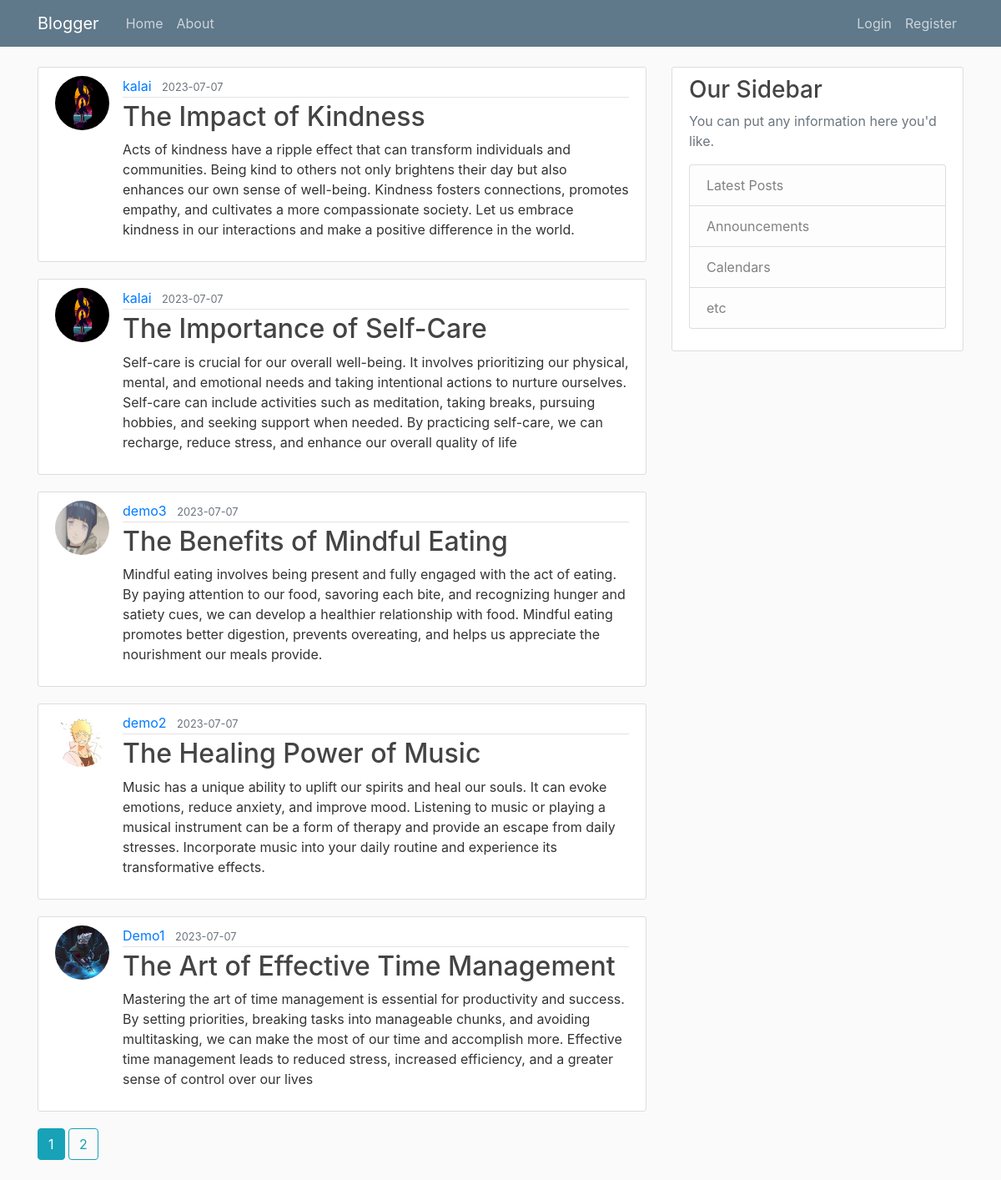
The page /home on the database its author committed.
### flaskblog/models.py (models this page shows, shortened)
class Post(db.Model):
    id = db.Column(db.Integer, primary_key = True)
    title =  db.Column(db.String(120), nullable = False)
    date_posted = db.Column(db.DateTime, nullable=False, default =datetime.utcnow)
    content = db.Column(db.Text, nullable = False)
    user_id = db.Column(db.Integer, db.ForeignKey('user.id'), nullable = False)

class User(db.Model, UserMixin):
    id = db.Column(db.Integer, primary_key = True)
    username = db.Column(db.String(20),unique = True, nullable = False)
    email = db.Column(db.String(120),unique = True, nullable = False)
    image_file = db.Column(db.String(120), nullable = False, default='default.jpg')
    password = db.Column(db.String(60), nullable = False)
    posts = db.relationship('Post', backref='author', lazy=True)

### flaskblog/routes.py (the view)
@app.route('/')
@app.route('/home')
def home():
    page = request.args.get('page',1,type=int)
    posts = Post.query.order_by(Post.date_posted.desc()).paginate(page=page,per_page = 5)
    return render_template('home.html', posts = posts)

### flaskblog/templates/home.html (shortened to what this page needs)
{% extends 'base.html' %}
{% block content %}
    {% for post in posts.items %}
    <article class="media content-section">
      <img class = "rounded-circle article-img" src="{{url_for('static', filename='profile_pic/' + post.author.image_file) }}" >
        <div class="media-body">
          <div class="article-metadata">
            <a class="mr-2" href="{{ url_for('user_post', username=post.author.username) }}">{{ post.author.username }}</a>
            <small class="text-muted">{{ post.date_posted.strftime('%Y-%m-%d') }}</small>
          </div>
          <h2><a class="article-title" href="{{ url_for('post', post_id=post.id) }}">{{ post.title }}</a></h2>
          <p class="article-content">{{ post.content }}</p>
        </div>
      </article>
    {% endfor %}
    {% for page_num in posts.iter_pages(left_edge=1, right_edge=1, left_current=1, right_current=2) %}
      {% if page_num %}
        {% if posts.page == page_num %}
        <a class="btn btn-info mb-4" href="{{url_for('home', page=page_num)}}">{{page_num}}</a>
        {%else%}
        <a class="btn btn-outline-info mb-4" href="{{url_for('home', page=page_num)}}">{{page_num}}</a>
        {% endif %}
      {% endif %}
    {% endfor %}
{% endblock %}

### flaskblog/templates/base.html (shortened to what this page needs)
<!doctype html>
<html lang="en">
  <head>
    <link rel="stylesheet" href="https://maxcdn.bootstrapcdn.com/bootstrap/4.0.0/css/bootstrap.min.css">
    <link rel="stylesheet" type="text/css" href="{{ url_for('static', filename='main.css') }}">
  </head>
  <body>
    <header class="site-header">
        <nav class="navbar navbar-expand-md navbar-dark bg-steel fixed-top">
          <div class="container">
            <a class="navbar-brand mr-4" href="/">Blogger</a>
            <div class="collapse navbar-collapse" id="navbarToggle">
              <div class="navbar-nav mr-auto">
                <a class="nav-item nav-link" href="{{url_for('home')}}">Home</a>
                <a class="nav-item nav-link" href="{{url_for('about')}}">About</a>
              </div>
              <div class="navbar-nav">
                {% if current_user.is_authenticated %}
                <a class="nav-item nav-link" href="{{url_for('new_post')}}">New Post</a>
                  <a class="nav-item nav-link" href="{{url_for('account')}}">Account</a>
                  <a class="nav-item nav-link" href="{{url_for('logout')}}">Logout</a>
                {% else %}
                  <a class="nav-item nav-link" href="{{url_for('login')}}">Login</a>
                  <a class="nav-item nav-link" href="{{url_for('register')}}">Register</a>
                {% endif %}
              </div>
            </div>
          </div>
        </nav>
      </header>
      <main role="main" class="container">
        <div class="row">
          <div class="col-md-8">
            {% block content %}{% endblock %}
          </div>
          <div class="col-md-4">
            <div class="content-section">
              <h3>Our Sidebar</h3>
              <p class='text-muted'>You can put any information here you'd like.
                <ul class="list-group">
                  <li class="list-group-item list-group-item-light">Latest Posts</li>
                  <li class="list-group-item list-group-item-light">Announcements</li>
                  <li class="list-group-item list-group-item-light">Calendars</li>
                  <li class="list-group-item list-group-item-light">etc</li>
                </ul>
              </p>
            </div>
          </div>
        </div>
      </main>
  </body>
</html>

### flaskblog/static/main.css (style rules this page uses)
body { background: #fafafa; color: #333333; margin-top: 5rem; }
h1, h2, h3, h4, h5, h6 { color: #444444; }
.bg-steel { background-color: #5f788a; }
.site-header .navbar-nav .nav-link { color: #cbd5db; }
.content-section { background: #ffffff; padding: 10px 20px; border: 1px solid #dddddd; border-radius: 3px; margin-bottom: 20px; }
.article-title { color: #444444; }
.article-content { white-space: pre-line; }
.article-img { height: 65px; width: 65px; margin-right: 16px; }
.article-metadata { padding-bottom: 1px; margin-bottom: 4px; border-bottom: 1px solid #e3e3e3 }

### rows shown on the page
Post: image_file (picture), author.username "kalai", date_posted "2023-07-07", title "The Impact of Kindness", content "Acts of kindness have a ripple effect that can transform individuals and communities. Being kind to others not only brightens their day but also enhances our own sense of well-being. Kindness fosters connections, promotes empathy, and cultivates a more compassionate society. Let us embrace kindness in our interactions and make a positive difference in the world."
Post: image_file (picture), author.username "kalai", date_posted "2023-07-07", title "The Importance of Self-Care", content "Self-care is crucial for our overall well-being. It involves prioritizing our physical, mental, and emotional needs and taking intentional actions to nurture ourselves. Self-care can include activities such as meditation, taking breaks, pursuing hobbies, and seeking support when needed. By practicing self-care, we can recharge, reduce stress, and enhance our overall quality of life"
Post: image_file (picture), author.username "demo3", date_posted "2023-07-07", title "The Benefits of Mindful Eating", content "Mindful eating involves being present and fully engaged with the act of eating. By paying attention to our food, savoring each bite, and recognizing hunger and satiety cues, we can develop a healthier relationship with food. Mindful eating promotes better digestion, prevents overeating, and helps us appreciate the nourishment our meals provide."
Post: image_file (picture), author.username "demo2", date_posted "2023-07-07", title "The Healing Power of Music", content "Music has a unique ability to uplift our spirits and heal our souls. It can evoke emotions, reduce anxiety, and improve mood. Listening to music or playing a musical instrument can be a form of therapy and provide an escape from daily stresses. Incorporate music into your daily routine and experience its transformative effects."
Post: image_file (picture), author.username "Demo1", date_posted "2023-07-07", title "The Art of Effective Time Management", content "Mastering the art of time management is essential for productivity and success. By setting priorities, breaking tasks into manageable chunks, and avoiding multitasking, we can make the most of our time and accomplish more. Effective time management leads to reduced stress, increased efficiency, and a greater sense of control over our lives"

### other values the page prints
{{ page_num }} "1"
{{ page_num }} "2"
